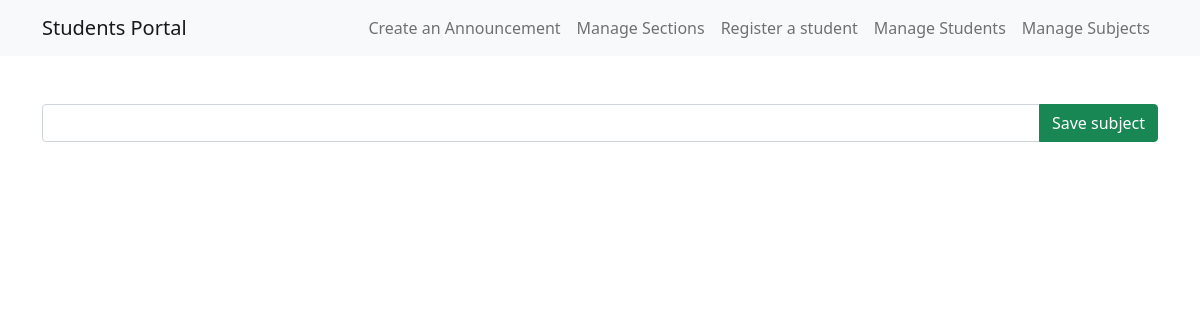
/admin-views/manage-subjects.php, run on an earlier commit of the app's database.
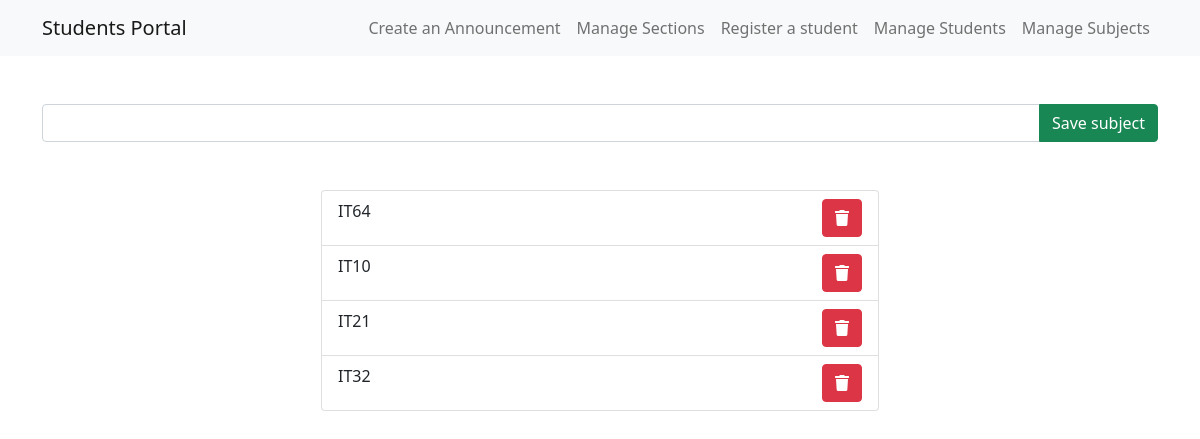
And on a later commit of the database.
### tables this page shows
CREATE TABLE `subjects` (
  `id` int(11) NOT NULL,
  `name` varchar(255) NOT NULL
);

### functions/admin-logic.php (called while the page is built, shortened)
<?php
function show($table_name){
    $conn = connect();
    $sql = "SELECT  * FROM $table_name ORDER BY id DESC";
    $result = $conn->query($sql);
    if($result->num_rows > 0){
       $rows = array();
       while($row  = $result->fetch_assoc()){
           $rows[] = $row;
       }
       return $rows;
    }else{
        return FALSE;
    }
}
?>

### admin-views/manage-subjects.php (the view, shortened to what this page needs)
<?php
include '../functions//admin-logic.php';
include 'navbar-admin.php';
?>
<main class="my-5">
    <div class="container">
        <form action="" method="post">
            <div class="input-group">
                <input type="text" name="sub" id="" class="form-control" autofocus>
                <button type="submit" name="add_subject" class="btn btn-success">Save subject</button>
            </div>
        </form>
        <?php if (!empty(show('subjects'))) : ?>
            <ul class="list-group mt-5 w-50 mx-auto">
                <?php foreach (show('subjects') as $row) : ?>
                    <li class="list-group-item"><?php echo $row['name'] ?>
                        <a href="delete.php?sub_id=<?php echo $row['id'] ?>" class="btn btn-danger float-end"> <i class="fas fa-trash"></i> </a>
                    </li>
                <?php endforeach; ?>
            </ul>
        <?php endif; ?>
    </div>
</main>

What changed in the data, as far as the page shows it:
added subjects: name "IT64"
added subjects: name "IT10"
added subjects: name "IT21"
added subjects: name "IT32"
